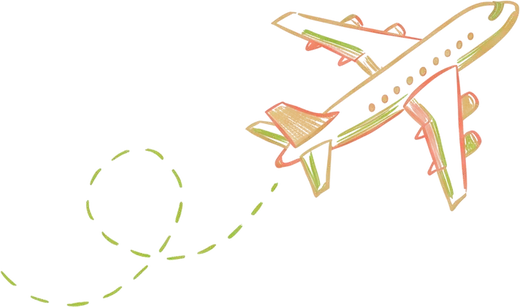
#> input picture projects/weddingv2/apps/web/src/assets/art/airplane.webp, 520 x 307 px; its folder holds only this picture in this run
$ python cutout.py ../apps/web/src/assets/art/airplane.webp out.png
#> lines starting #> are read from the running program, lines starting #| are printed output that depends on the picture; after the words box and inside, x2 and y2 are one past the last pixel; in counts of white or black regions, pixels touching at a corner belong together
"""Cut an illustration out of a flat-background image with color-to-alpha.

A hard color key drops the faint pastel pencil strokes, so this uses the GIMP
color-to-alpha model instead: every pixel becomes the most transparent color
that still composites back to the original over the background.

usage: python tools/cutout.py <in> <out.png> [--crop x,y,w,h] [--bg r,g,b]
                              [--scale 2] [--floor 0.035] [--max 1600]

Needs numpy and pillow (use a venv; they are not installed globally).
"""

import argparse

import numpy as np
from PIL import Image


def color_to_alpha(rgb: np.ndarray, bg: np.ndarray, floor: float) -> np.ndarray:
    pixels = rgb.astype(np.float64) / 255.0
    back = bg.astype(np.float64) / 255.0
    # Pencil on paper only ever darkens a channel. Pixels brighter than the paper are
    # noise, and the model would amplify them because the paper is close to white.
    alpha = (np.maximum(back - pixels, 0.0) / np.maximum(back, 1e-6)).max(axis=2)
    safe = np.maximum(alpha, 1e-6)[..., None]
    color = np.clip((pixels - back) / safe + back, 0.0, 1.0)
    # JPEG noise sits just above zero. Subtract a floor so the paper stays clean.
    alpha = np.clip((alpha - floor) / (1.0 - floor), 0.0, 1.0)
    return np.dstack([color, alpha])


def main() -> None:
    parser = argparse.ArgumentParser()
    parser.add_argument("src")
    parser.add_argument("out")
    parser.add_argument("--crop")
    parser.add_argument("--bg", default="246,237,230")
    parser.add_argument("--scale", type=float, default=1.0)
    parser.add_argument("--floor", type=float, default=0.035)
    parser.add_argument("--max", type=int, default=0)
    parser.add_argument("--no-trim", action="store_true")
    args = parser.parse_args()

    image = Image.open(args.src).convert("RGB")
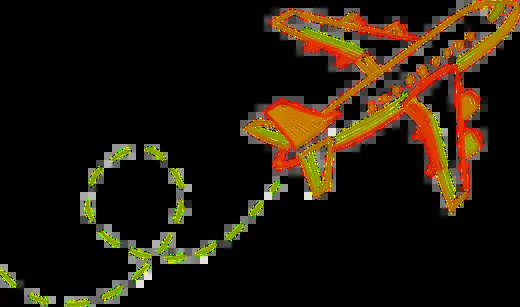
#> image: PIL image 520x307 RGB; mean R, G, B 34.9, 24.7, 10.8
    if args.crop:
        x, y, w, h = (int(v) for v in args.crop.split(","))
        image = image.crop((x, y, x + w, y + h))
    if args.scale != 1.0:
        size = (round(image.width * args.scale), round(image.height * args.scale))
        image = image.resize(size, Image.Resampling.LANCZOS)

    bg = np.array([int(v) for v in args.bg.split(",")])
    rgba = color_to_alpha(np.asarray(image), bg, args.floor)
#> in color_to_alpha, `alpha = (np.maximum(back - pixels, 0.0) / np.maximum(back, 1e-6)).max(..`:
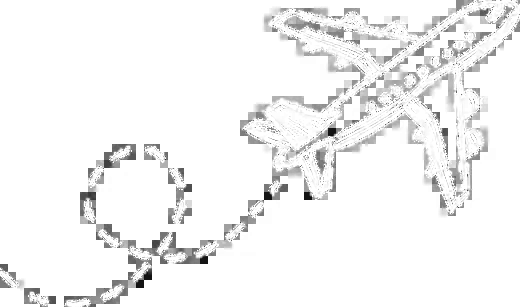
#> alpha: shape (307, 520) float64; min 0.0549, max 1, mean 0.956
#> in color_to_alpha, `color = np.clip((pixels - back) / safe + back, 0.0, 1.0)`:
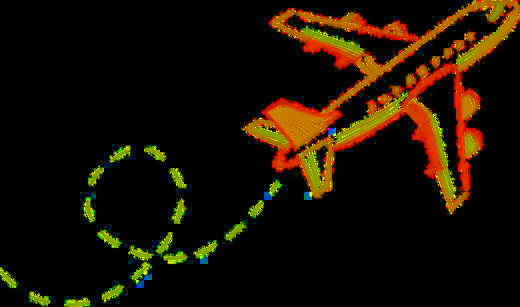
#> color: shape (307, 520, 3) float64; mean of channels 0, 1, 2 0.103, 0.0632, 0.00555; drawn as R, G, B
    out = Image.fromarray((rgba * 255.0).round().astype(np.uint8), "RGBA")

    if not args.no_trim:
        box = out.getchannel("A").point(lambda v: 255 if v > 8 else 0).getbbox()
#> box = (0, 0, 520, 307)
        if box:
            out = out.crop(box)
    if args.max and max(out.size) > args.max:
        out.thumbnail((args.max, args.max), Image.Resampling.LANCZOS)

    out.save(args.out)
    print("saved", args.out, out.size)
#| saved out.png (520, 307)


if __name__ == "__main__":
    main()

$ run again, on projects/weddingv2/apps/web/src/assets/lettering/day-saturday.webp
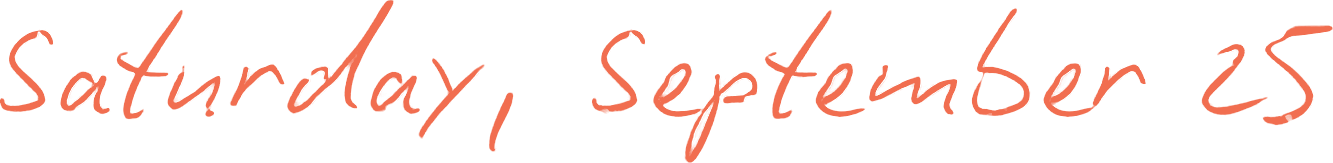
#> input picture projects/weddingv2/apps/web/src/assets/lettering/day-saturday.webp, 1333 x 163 px
#> in color_to_alpha, `alpha = (np.maximum(back - pixels, 0.0) / np.maximum(back, 1e-6)).max(..`:
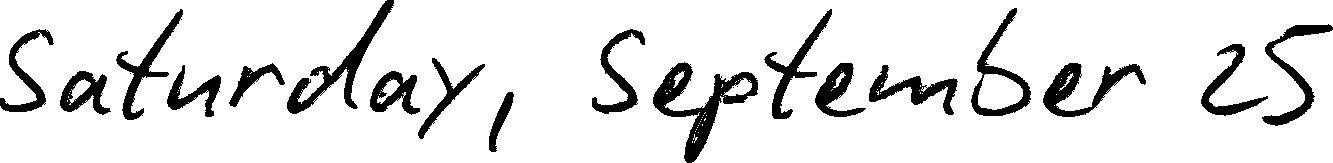
#> alpha: shape (163, 1333) float64; values 0.652 (black) and 1 (white), 88.8% white; 21 black regions (3 under 20 px), largest, box (x1, y1, x2, y2) and area: (653, 62, 758, 163) 3000, (287, 0, 394, 114) 2165, (1043, 63, 1146, 117) 1882
#> in color_to_alpha, `color = np.clip((pixels - back) / safe + back, 0.0, 1.0)`:
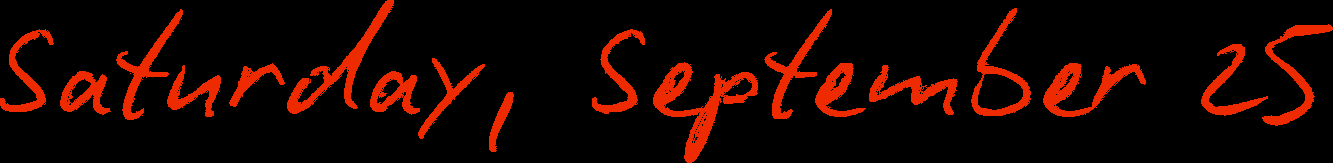
#> color: shape (163, 1333, 3) float64; mean of channels 0, 1, 2 0.105, 0.0186, 0; drawn as R, G, B
#> box = (0, 0, 1333, 163)
#| saved out.png (1333, 163)

$ run again, on projects/weddingv2/apps/web/src/assets/lettering/in-town.webp
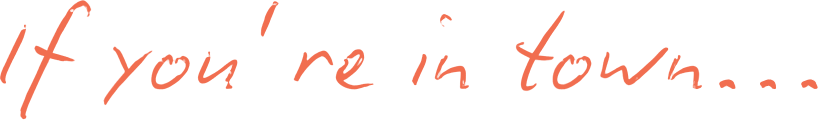
#> input picture projects/weddingv2/apps/web/src/assets/lettering/in-town.webp, 1635 x 239 px (shown at 1/2 size)
#> in color_to_alpha, `alpha = (np.maximum(back - pixels, 0.0) / np.maximum(back, 1e-6)).max(..`:
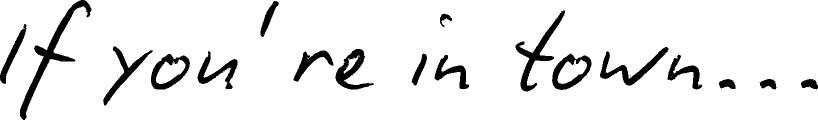
#> alpha: shape (239, 1635) float64 (shown at 1/2 size); values 0.652 (black) and 1 (white), 92.3% white; 19 black regions (1 under 20 px), largest, box (x1, y1, x2, y2) and area: (40, 0, 183, 239) 4582, (1031, 21, 1130, 183) 3083, (1200, 94, 1337, 171) 2512
#> in color_to_alpha, `color = np.clip((pixels - back) / safe + back, 0.0, 1.0)`:
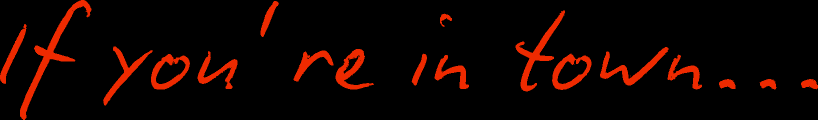
#> color: shape (239, 1635, 3) float64 (shown at 1/2 size); mean of channels 0, 1, 2 0.072, 0.0128, 0; drawn as R, G, B
#> box = (0, 0, 1635, 239)
#| saved out.png (1635, 239)

$ run again, on projects/weddingv2/apps/web/src/assets/round-3/bouquet.webp
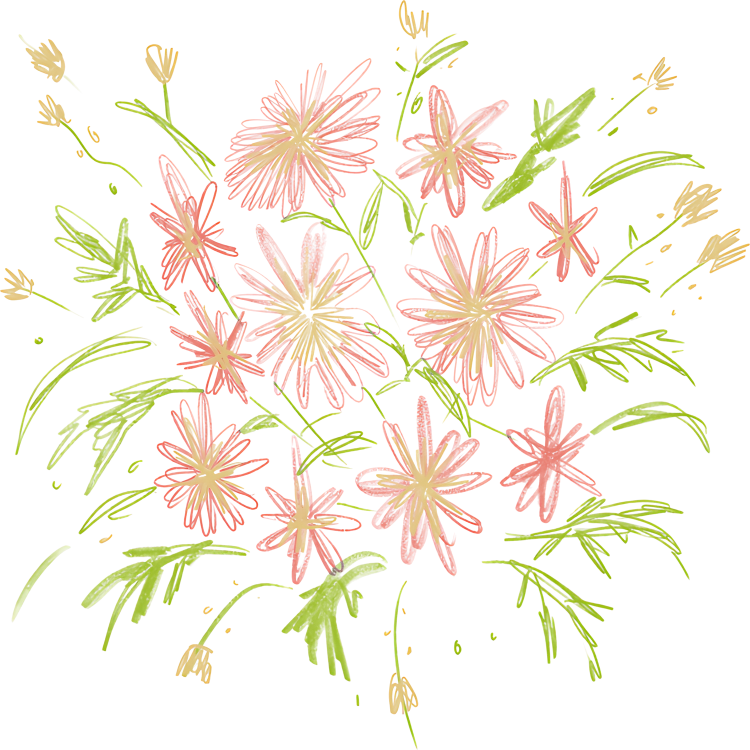
#> input picture projects/weddingv2/apps/web/src/assets/round-3/bouquet.webp, 1500 x 1499 px (shown at 1/2 size)
#> in color_to_alpha, `alpha = (np.maximum(back - pixels, 0.0) / np.maximum(back, 1e-6)).max(..`:
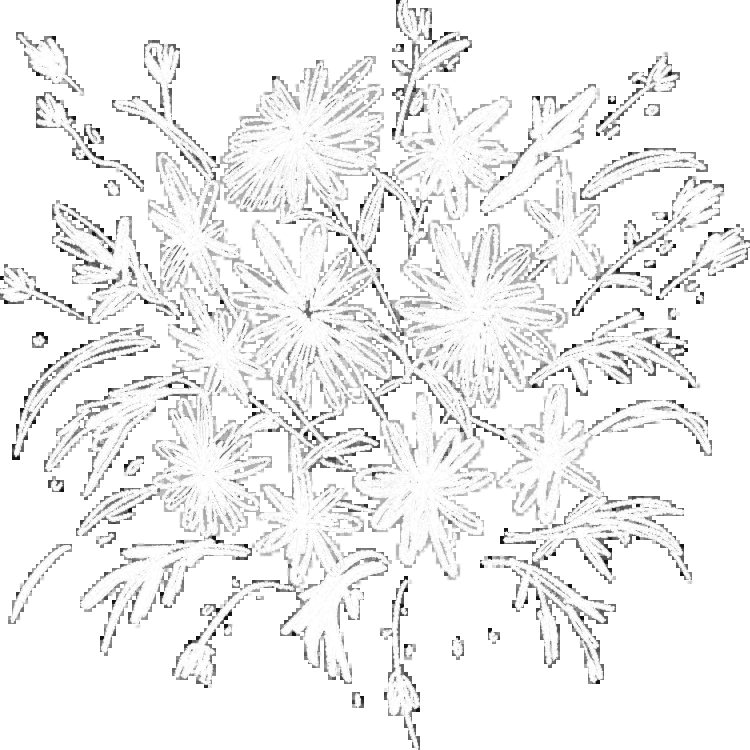
#> alpha: shape (1499, 1500) float64 (shown at 1/2 size); min 0, max 1, mean 0.945
#> in color_to_alpha, `color = np.clip((pixels - back) / safe + back, 0.0, 1.0)`:
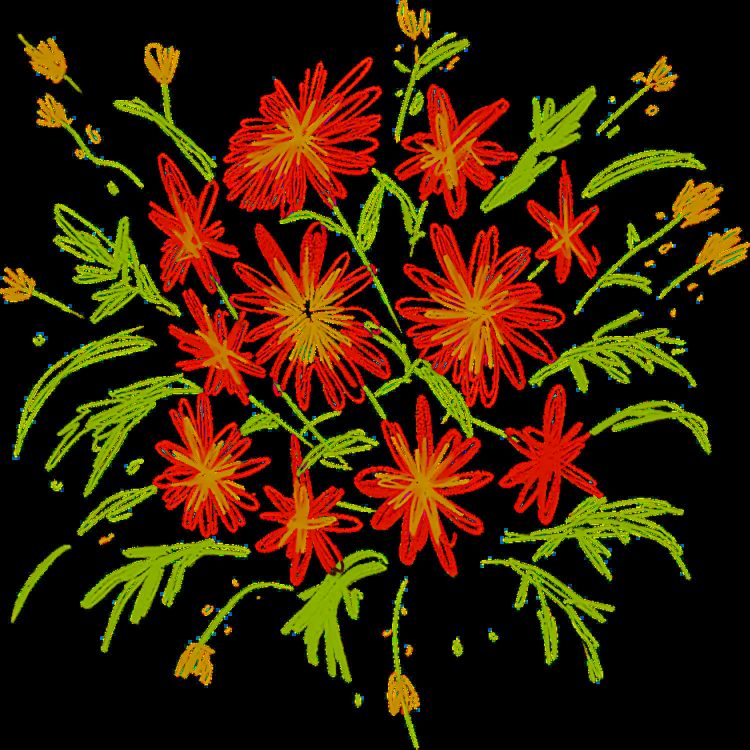
#> color: shape (1499, 1500, 3) float64 (shown at 1/2 size); mean of channels 0, 1, 2 0.219, 0.124, 0.00903; drawn as R, G, B
#> box = (0, 0, 1500, 1499)
#| saved out.png (1500, 1499)

$ run again, on projects/weddingv2/apps/web/src/assets/art/arch.webp
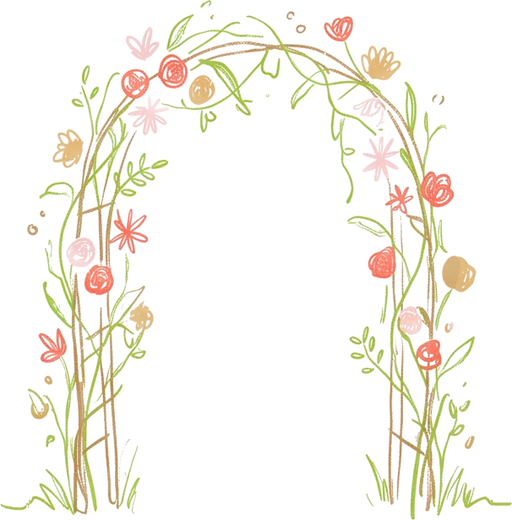
#> input picture projects/weddingv2/apps/web/src/assets/art/arch.webp, 512 x 520 px
#> in color_to_alpha, `alpha = (np.maximum(back - pixels, 0.0) / np.maximum(back, 1e-6)).max(..`:
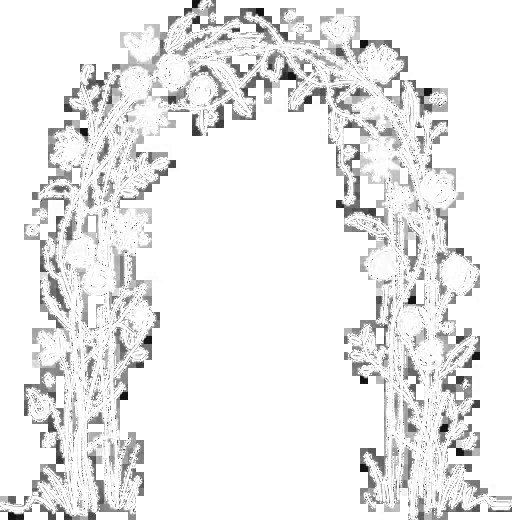
#> alpha: shape (520, 512) float64; min 0.061, max 1, mean 0.926
#> in color_to_alpha, `color = np.clip((pixels - back) / safe + back, 0.0, 1.0)`:
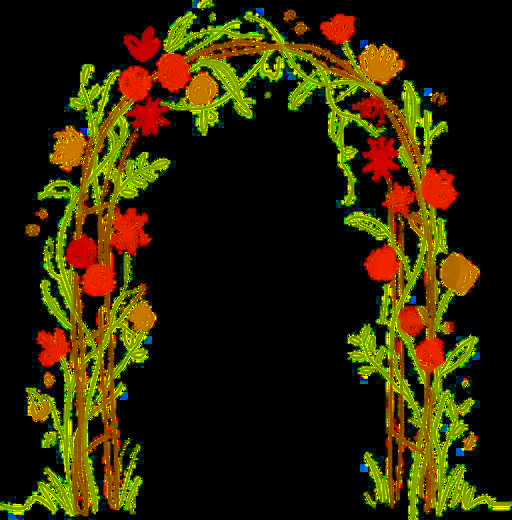
#> color: shape (520, 512, 3) float64; mean of channels 0, 1, 2 0.179, 0.144, 0.00849; drawn as R, G, B
#> box = (0, 0, 512, 520)
#| saved out.png (512, 520)
